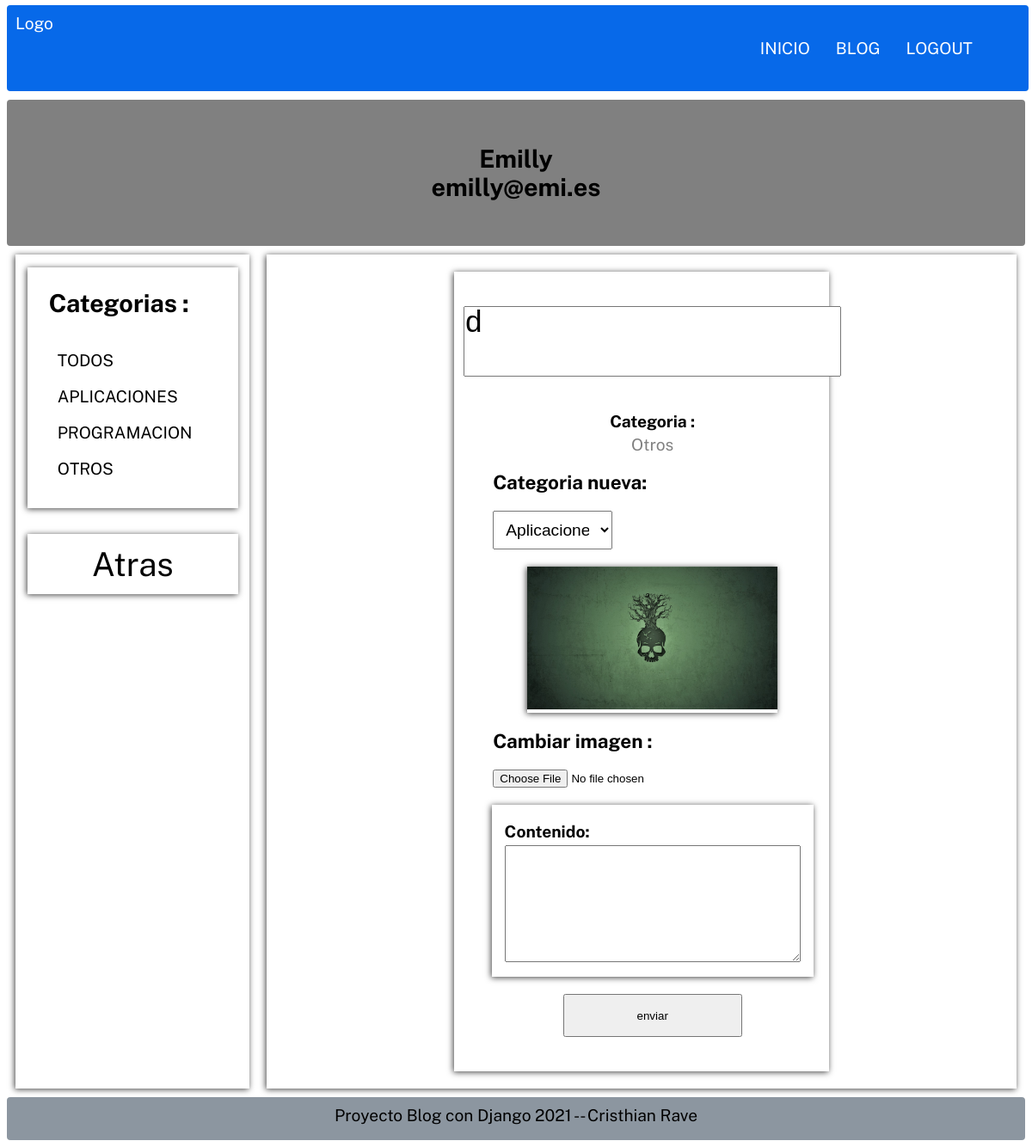
Page /editar-articulo/d50 (signed in) on the committed database.
### Pages/models.py (models this page shows, shortened)
class Category(models.Model):
    name = models.CharField(max_length=100, verbose_name='Nombre')
    description = models.CharField(max_length=255, verbose_name='Descripcion')
    created_at = models.DateTimeField(
        auto_now_add=True, verbose_name='Creado el ')
    class Meta:
        verbose_name = "Categoria"
        verbose_name_plural = "Categorias"
    def __str__(self):
        return self.name

class Page(models.Model):
    title = models.CharField(max_length=50, verbose_name='Titulo')
    content = RichTextField(verbose_name='Contenido')
    image = models.ImageField(
        default='fondo.jpg', verbose_name='Imagen', upload_to="articles")
    slug = models.CharField(unique=True, max_length=150,
                            verbose_name='Url_Amigable')
    user = models.ForeignKey(User, verbose_name='Usuario',
                             editable=False, on_delete=models.CASCADE)
    categories = models.ManyToManyField(
        Category, verbose_name='Categorias', blank=True)  # Clave ajena de Category
    public = models.BooleanField(verbose_name='Publico')
    created_at = models.DateTimeField(
        auto_now_add=True, verbose_name='Creado el ')
    updated_at = models.DateTimeField(
        auto_now=True, verbose_name='Actualizado el ')
    class Meta:
        verbose_name = "Articulo"
        verbose_name_plural = "Articulos"
        ordering = ['-created_at']

### Pages/views.py (the view)
# urls.py: path('editar-articulo/<str:slug>', views.editar_article, name='Editar-articulo'),
@login_required(login_url='/login')
def editar_article(request, slug):
    article = Page.objects.get(slug=slug)
    return render(request, 'posts/editar.html', {
        "article": article,
    })

### Pages/context_processors.py (called while the page is built)
def get_categories(request):
    category = Category.objects.all()
    categories_use = Page.objects.filter(
        public=True).values_list('categories', flat=True)
    categories = Category.objects.filter(id__in=categories_use).values_list(
        'id', 'name')
    return {
        'category': category,
        'categories': categories,
        'ids': categories_use,
    }

### Pages/templates/posts/editar.html (shortened to what this page needs)
{% extends 'layouts/layout.html' %}
{% block content %}
<div class="page-blog">
    <div class="main-categories">
        <div class="main-categories__category">
            {% include 'posts/for_categories.html' %}
        </div>
        <div class="create-article-menu">
            <a href="{% url 'Blog' %}">
                Atras
            </a>
        </div>
    </div>
    <div class="article-individual">
        <form class="date-individual" method="post" action="{% url 'Editar' slug=article.slug%}" enctype="multipart/form-data">
            <div class="title-article-individual">
                <textarea class="title-article-individual" contenteditable="true" type="text" name="title" id="title" maxlength="15">{{article.title}}</textarea>
            </div>
            <div class="date-individual-categories">
                <h3 class="date-content-title">Categoria :</h3>
                {% for category in article.categories.all %}
                <p class="date-content">{{category}}</p>
                {% endfor %}
            </div>
            <div Class="form-categories">
                <label class="form-label" for="categorias"><h3>Categoria nueva:</h3></label>
                <select class="form-select" name="category">
                    {% for c in category %}
                    <option value="{{c.id}}">{{c}}</option>
                    {% endfor %}
                </select>
            </div>
            {% if article.image != 'null' and article.image.url|length >= 1 %}
            <div class="box-image-individual">
                <img class="image-individual" src="{{article.image.url}}">
            </div>
            {% endif %}
            <div class="form-image">
                <label class="form-label" for="imagen"><h3>Cambiar imagen :</h3> </label>
                <input type="file" name="imagen">
            </div>
            <div class="date-content-box-edita">
                <h3 class="date-content-title">Contenido: </h3>
                <textarea class="content-edita" contenteditable="true" name="content" >
                    {{article.content|safe}}
                </textarea>
            </div>
            <input class="botton-article-individual-edita" type="submit" value="enviar">
        </form>
    </div>
</div>
{% endblock %}

### Mainapp/templates/mainapp/user/login.html
<div>
    {% if user.id is None %}
    <h1 class="title-not_session">No has iniciado sesion</h1>
    <form  class="form-login" method="post" action="{% url 'Login' %}">
        {% csrf_token %}
        <div>
            <label class="form-label" for="username">Usuario</label>
            <input  type="text" name="username" placeholder="Nombre">
        </div>
        <div>
            <label  class="form-label" for="Password">Contraseña</label>
            <input  type="password" name="password" placeholder="password">
        </div>
        <input class="bottom-form" type="submit" value="Entrar">
    </form>
    {% else %}
    <h1>{{user}}</h1>
    <h1>{{user.email}}</h1>
    {% endif %}
</div>

### Pages/templates/posts/for_categories.html
<h2 class="title-categories">Categorias : </h2>
<ul>
    <li>
        <a href="{% url 'Blog' %}">Todos</a>
    </li>
    {% for c in categories %}
    <li>
        <a href="{% url 'Category' c.0  %}">{{c.1}}</a>
    </li>
    {% endfor %}
</ul>

### Mainapp/static/CSS/styles.css (style rules this page uses)
* { box-sizing: border-box; padding: 0; margin: 0; }
html { height: 100%; }
body { font-family: "Public Sans", sans-serif; font-size: 1.2em; min-height: 100%; padding: 6px 8px 8px 8px; }
a { text-decoration: none; color: black; }
ul { list-style: none; }
.grid-container { display: grid; grid-template: "header header" 80px "sidebar sidebar" 200px "main main" auto "footer footer " 50px / auto 200px; }
.page-blog { display:flex; }
.main-categories { width: 25%; padding-top: 15px; box-shadow: -1px 1px 7px 0px rgb(0 0 0 / 75%); display: flex; align-items: center; flex-direction: column; }
.main-categories__category { width: 90%; box-shadow: -1px 1px 7px 0px rgb(0 0 0 / 75%); padding: 25px; }
.main-categories__category h2 { text-align: left; }
.main-categories__category > ul { margin-top: 20%; }
.main-categories__category > ul > li { margin: 10px; margin-top: 20px; text-align: start; text-transform: uppercase; }
.create-article-menu { width: 90%; height: 70px; box-shadow: -1px 1px 7px 0px rgb(0 0 0 / 75%); margin-top: 30px; display: flex; justify-content: space-around; align-items: center; }
.title-create-article, .create-article-menu > a { font-size: 2em; }
.form-title-content, .form-categories, .form-image, .form-submit { width: 100%; padding: 10px; display: flex; flex-wrap: wrap; align-items: flex-start; align-content: center; flex-direction: column; }
.form-categories, .form-image { display: flex; align-content: flex-start; margin-left: 25px; }
.form-label { margin-bottom: 20px; }
.form-select { width: 35%; font-size: 1em; padding: inherit; }
.article-individual { width: 80%; margin-left: 20px; display: flex; box-shadow: -1px 1px 7px 0px rgba(0, 0, 0, 0.75); flex-direction: column; align-items: center; }
.date-individual { width: 50%; margin: 20px 0px; box-shadow: -1px 1px 7px 0px rgba(0, 0, 0, 0.75); display: flex; flex-wrap: wrap; flex-direction: column; padding: 20px 10px; }
.title-article-individual, .date-individual-categories, .box-image-individual, .date-info, .date-contenido { margin: 10px 0px; }
.date-content-title { font-size:1em; margin: 5px 0px; }
.title-article-individual { font-size: 1.5em; resize: none; }
.date-content { color: gray; }
.content-edita { width: 100%; height: 80%; }
.date-content-box-edita, .date-content-box { margin-top: 10px ; width: 90%; box-shadow: -1px 1px 7px 0px rgb(0 0 0 / 75%); align-self: center; text-align: justify; padding: 15px; }
.date-content-box-edita { height: 200px; }
.box-image-individual { width: 70%; align-self: center; box-shadow: -1px 1px 7px 0px rgba(0, 0, 0, 0.75); }
.image-individual { width: 100%; }
.botton-article-individual-edita { margin: 20px 0px; align-self: center; width: 50%; height: 50px; }

### rows in the picture
Category: name "APLICACIONES"
Category: name "PROGRAMACION"
Category: name "OTROS", name "Otros"
Page: title "d", image (picture)

### other values in the picture
{{ user }} "Emilly"
{{ user.email }} "emilly@emi.es"
form field category "Aplicaciones"
